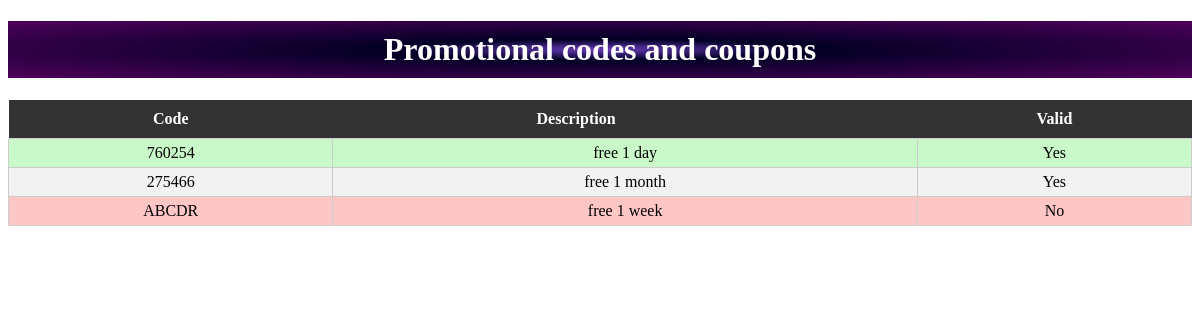
The app's page /coupon/ with its own data.
### coupon/models.py (models this page shows, shortened)
class Coupon(models.Model):
    code = models.CharField(max_length=20, unique=True)
    description = models.TextField()
    is_active = models.BooleanField(default=True)

### coupon/views.py (the view)
# urls.py: path('', views.coupon_list, name='home'),
def coupon_list(request):
    active_coupons = Coupon.objects.all()
    context = {'coupons_true': active_coupons.filter(is_active=True),
               'coupons_false': active_coupons.filter(is_active=False)}
    return render(request, 'coupon.html', context)

### coupon/templates/coupon.html (shortened to what this page needs)
<!DOCTYPE html>
<html>
<head>
    <link rel="stylesheet" type="text/css" href="/static/css/coupons.css">
</head>
<body>
    <h1 class="table-caption">Promotional codes and coupons</h1>
    <table class="promo-table">
        <thead>
            <tr>
                <th>Code</th>
                <th>Description</th>
                <th></th>
                <th>Valid</th>
            </tr>
        </thead>
        <tbody>
            {% for coupon in coupons_true %}
            <tr class="active-promo">
                <td>{{ coupon.code }}</td>
                <td colspan="2">{{ coupon.description }}</td>
                <td>Yes</td>
            </tr>
            {% endfor %}
            {% for coupon in coupons_false %}
            <tr class="archived-promo">
                <td>{{ coupon.code }}</td>
                <td colspan="2">{{ coupon.description }}</td>
                <td>No</td>
            </tr>
            {% endfor %}
        </tbody>
    </table>
</body>
</html>

### static/css/coupons.css (style rules this page uses)
table { width: 100%; border-collapse: collapse; margin: 0; }
.table-caption { text-align: center; font-weight: bold; padding: 10px; background: radial-gradient(ellipse at center, #673ab7 0%, rgba(2,0,36,1) 25%, rgba(79,1,91,1) 100%); color: #fff; }
tr { background-color: #fff; }
tr:nth-child(even) { background-color: #f2f2f2; }
th { text-align: center; background-color: #333; color: #fff; padding: 10px; }
td { text-align: center; vertical-align: middle; padding: 5px; border: 1px solid #ccc; }
.active-promo { background-color: #c9f9c9; }
.archived-promo { background-color: #ffc6c6; }

### records on screen
Coupon: code "760254", description "free 1 day"
Coupon: code "275466", description "free 1 month"
Coupon: code "ABCDR", description "free 1 week"
